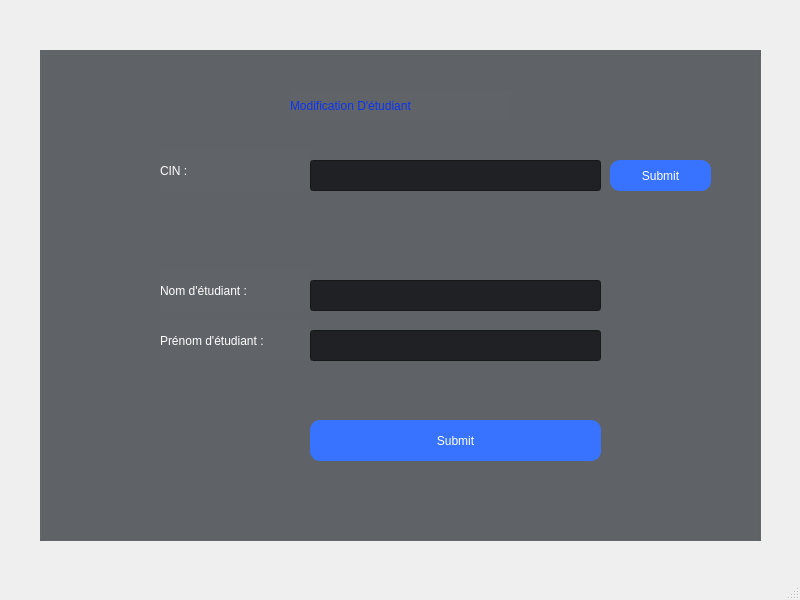
<?xml version="1.0" encoding="UTF-8"?>
<ui version="4.0">
 <class>ModifyStudent</class>
 <widget class="QMainWindow" name="ModifyStudent">
  <property name="geometry">
   <rect>
    <x>0</x>
    <y>0</y>
    <width>800</width>
    <height>600</height>
   </rect>
  </property>
  <property name="windowTitle">
   <string>MainWindow</string>
  </property>
  <widget class="QWidget" name="centralwidget">
   <widget class="QGroupBox" name="groupBox">
    <property name="geometry">
     <rect>
      <x>40</x>
      <y>50</y>
      <width>721</width>
      <height>491</height>
     </rect>
    </property>
    <property name="layoutDirection">
     <enum>Qt::LeftToRight</enum>
    </property>
    <property name="styleSheet">
     <string notr="true">background-color:#606368;

</string>
    </property>
    <property name="title">
     <string/>
    </property>
    <widget class="QLabel" name="label1">
     <property name="geometry">
      <rect>
       <x>120</x>
       <y>220</y>
       <width>151</width>
       <height>41</height>
      </rect>
     </property>
     <property name="styleSheet">
      <string notr="true">color: rgb(255, 255, 255);
font: 75 12pt &quot;Arial&quot;;
</string>
     </property>
     <property name="text">
      <string>Nom d'étudiant : </string>
     </property>
    </widget>
    <widget class="QLabel" name="label2">
     <property name="geometry">
      <rect>
       <x>120</x>
       <y>270</y>
       <width>151</width>
       <height>41</height>
      </rect>
     </property>
     <property name="styleSheet">
      <string notr="true">color: rgb(255, 255, 255);
font: 75 12pt &quot;Arial&quot;;
</string>
     </property>
     <property name="text">
      <string>Prénom d'étudiant : </string>
     </property>
    </widget>
    <widget class="QLabel" name="label3">
     <property name="geometry">
      <rect>
       <x>120</x>
       <y>100</y>
       <width>151</width>
       <height>41</height>
      </rect>
     </property>
     <property name="styleSheet">
      <string notr="true">color: rgb(255, 255, 255);
font: 75 12pt &quot;Arial&quot;;
</string>
     </property>
     <property name="text">
      <string>CIN : </string>
     </property>
    </widget>
    <widget class="QPushButton" name="pushButton2">
     <property name="geometry">
      <rect>
       <x>270</x>
       <y>370</y>
       <width>291</width>
       <height>41</height>
      </rect>
     </property>
     <property name="styleSheet">
      <string notr="true">QPushButton{
background-color:#3773FE;
color:white;
font: 75 12pt &quot;Arial&quot;;
border-radius:10px;
}

QPushButton:hover:!pressed
{
  border: 1px solid black;
}</string>
     </property>
     <property name="text">
      <string>Submit</string>
     </property>
    </widget>
    <widget class="QLineEdit" name="lineEdit1">
     <property name="geometry">
      <rect>
       <x>270</x>
       <y>230</y>
       <width>291</width>
       <height>31</height>
      </rect>
     </property>
     <property name="styleSheet">
      <string notr="true">background-color:#202124;
color: rgb(255, 255, 255);
font: 75 12pt &quot;Arial&quot;;</string>
     </property>
     <property name="clearButtonEnabled">
      <bool>true</bool>
     </property>
    </widget>
    <widget class="QLineEdit" name="lineEdit3">
     <property name="enabled">
      <bool>true</bool>
     </property>
     <property name="geometry">
      <rect>
       <x>270</x>
       <y>110</y>
       <width>291</width>
       <height>31</height>
      </rect>
     </property>
     <property name="styleSheet">
      <string notr="true">background-color:#202124;
color: rgb(255, 255, 255);
font: 75 12pt &quot;Arial&quot;;</string>
     </property>
     <property name="clearButtonEnabled">
      <bool>true</bool>
     </property>
    </widget>
    <widget class="QLabel" name="label">
     <property name="geometry">
      <rect>
       <x>250</x>
       <y>40</y>
       <width>221</width>
       <height>31</height>
      </rect>
     </property>
     <property name="layoutDirection">
      <enum>Qt::LeftToRight</enum>
     </property>
     <property name="styleSheet">
      <string notr="true">color:#0C34F0;
font: 75 16pt bold &quot;Arial Nova&quot;;</string>
     </property>
     <property name="text">
      <string>Modification D'étudiant</string>
     </property>
    </widget>
    <widget class="QLineEdit" name="lineEdit2">
     <property name="geometry">
      <rect>
       <x>270</x>
       <y>280</y>
       <width>291</width>
       <height>31</height>
      </rect>
     </property>
     <property name="styleSheet">
      <string notr="true">background-color:#202124;
color: rgb(255, 255, 255);
font: 75 12pt &quot;Arial&quot;;</string>
     </property>
     <property name="clearButtonEnabled">
      <bool>true</bool>
     </property>
    </widget>
    <widget class="QPushButton" name="pushButton1">
     <property name="geometry">
      <rect>
       <x>570</x>
       <y>110</y>
       <width>101</width>
       <height>31</height>
      </rect>
     </property>
     <property name="styleSheet">
      <string notr="true">QPushButton{
background-color:#3773FE;
color:white;
font: 75 12pt &quot;Arial&quot;;
border-radius:10px;
}

QPushButton:hover:!pressed
{
  border: 1px solid black;
}</string>
     </property>
     <property name="text">
      <string>Submit</string>
     </property>
    </widget>
   </widget>
  </widget>
  <widget class="QMenuBar" name="menubar">
   <property name="geometry">
    <rect>
     <x>0</x>
     <y>0</y>
     <width>800</width>
     <height>20</height>
    </rect>
   </property>
  </widget>
  <widget class="QStatusBar" name="statusbar"/>
 </widget>
 <resources/>
 <connections/>
</ui>
